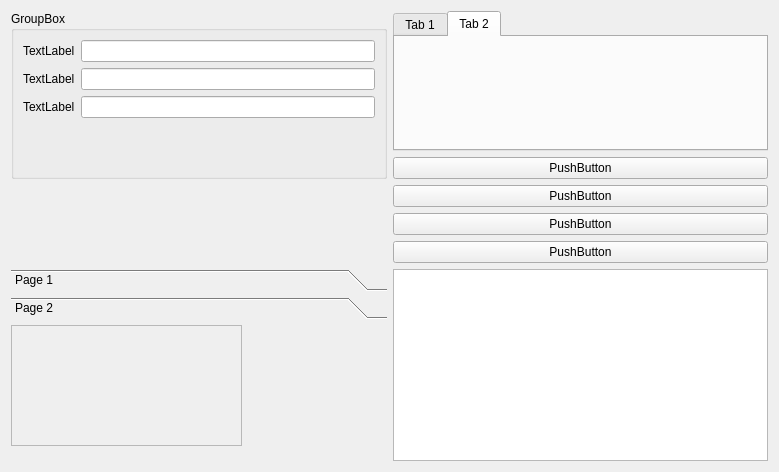
<?xml version="1.0" encoding="UTF-8"?>
<ui version="4.0">
 <class>Form</class>
 <widget class="QWidget" name="Form">
  <property name="geometry">
   <rect>
    <x>0</x>
    <y>0</y>
    <width>779</width>
    <height>472</height>
   </rect>
  </property>
  <property name="windowTitle">
   <string>Form</string>
  </property>
  <layout class="QGridLayout" name="gridLayout">
   <item row="2" column="1">
    <widget class="QPushButton" name="pushButton_2">
     <property name="text">
      <string>PushButton</string>
     </property>
    </widget>
   </item>
   <item row="3" column="1">
    <widget class="QPushButton" name="pushButton_4">
     <property name="text">
      <string>PushButton</string>
     </property>
    </widget>
   </item>
   <item row="5" column="0">
    <widget class="QToolBox" name="toolBox">
     <property name="currentIndex">
      <number>1</number>
     </property>
     <widget class="QWidget" name="page">
      <property name="geometry">
       <rect>
        <x>0</x>
        <y>0</y>
        <width>378</width>
        <height>140</height>
       </rect>
      </property>
      <attribute name="label">
       <string>Page 1</string>
      </attribute>
      <widget class="QCheckBox" name="checkBox">
       <property name="geometry">
        <rect>
         <x>20</x>
         <y>0</y>
         <width>73</width>
         <height>18</height>
        </rect>
       </property>
       <property name="text">
        <string>CheckBox</string>
       </property>
      </widget>
      <widget class="QListView" name="listView">
       <property name="geometry">
        <rect>
         <x>10</x>
         <y>20</y>
         <width>256</width>
         <height>192</height>
        </rect>
       </property>
      </widget>
     </widget>
     <widget class="QWidget" name="page_2">
      <property name="geometry">
       <rect>
        <x>0</x>
        <y>0</y>
        <width>378</width>
        <height>140</height>
       </rect>
      </property>
      <attribute name="label">
       <string>Page 2</string>
      </attribute>
      <widget class="QScrollArea" name="scrollArea">
       <property name="geometry">
        <rect>
         <x>0</x>
         <y>0</y>
         <width>231</width>
         <height>121</height>
        </rect>
       </property>
       <property name="widgetResizable">
        <bool>true</bool>
       </property>
       <widget class="QWidget" name="scrollAreaWidgetContents">
        <property name="geometry">
         <rect>
          <x>0</x>
          <y>0</y>
          <width>229</width>
          <height>119</height>
         </rect>
        </property>
       </widget>
      </widget>
     </widget>
    </widget>
   </item>
   <item row="1" column="1">
    <widget class="QPushButton" name="pushButton">
     <property name="text">
      <string>PushButton</string>
     </property>
    </widget>
   </item>
   <item row="4" column="1">
    <widget class="QPushButton" name="pushButton_3">
     <property name="text">
      <string>PushButton</string>
     </property>
    </widget>
   </item>
   <item row="0" column="0" rowspan="2">
    <widget class="QGroupBox" name="groupBox">
     <property name="title">
      <string>GroupBox</string>
     </property>
     <layout class="QFormLayout" name="formLayout">
      <item row="0" column="0">
       <widget class="QLabel" name="label">
        <property name="text">
         <string>TextLabel</string>
        </property>
       </widget>
      </item>
      <item row="0" column="1">
       <widget class="QLineEdit" name="lineEdit">
        <property name="styleSheet">
         <string notr="true"/>
        </property>
       </widget>
      </item>
      <item row="1" column="0">
       <widget class="QLabel" name="label_2">
        <property name="text">
         <string>TextLabel</string>
        </property>
       </widget>
      </item>
      <item row="1" column="1">
       <widget class="QLineEdit" name="lineEdit_2"/>
      </item>
      <item row="2" column="0">
       <widget class="QLabel" name="label_3">
        <property name="text">
         <string>TextLabel</string>
        </property>
       </widget>
      </item>
      <item row="2" column="1">
       <widget class="QLineEdit" name="lineEdit_3"/>
      </item>
     </layout>
    </widget>
   </item>
   <item row="5" column="1">
    <widget class="QColumnView" name="columnView"/>
   </item>
   <item row="0" column="1">
    <widget class="QTabWidget" name="tabWidget">
     <property name="currentIndex">
      <number>1</number>
     </property>
     <widget class="QWidget" name="tab">
      <attribute name="title">
       <string>Tab 1</string>
      </attribute>
     </widget>
     <widget class="QWidget" name="tab_2">
      <attribute name="title">
       <string>Tab 2</string>
      </attribute>
     </widget>
    </widget>
   </item>
  </layout>
 </widget>
 <resources/>
 <connections/>
</ui>
